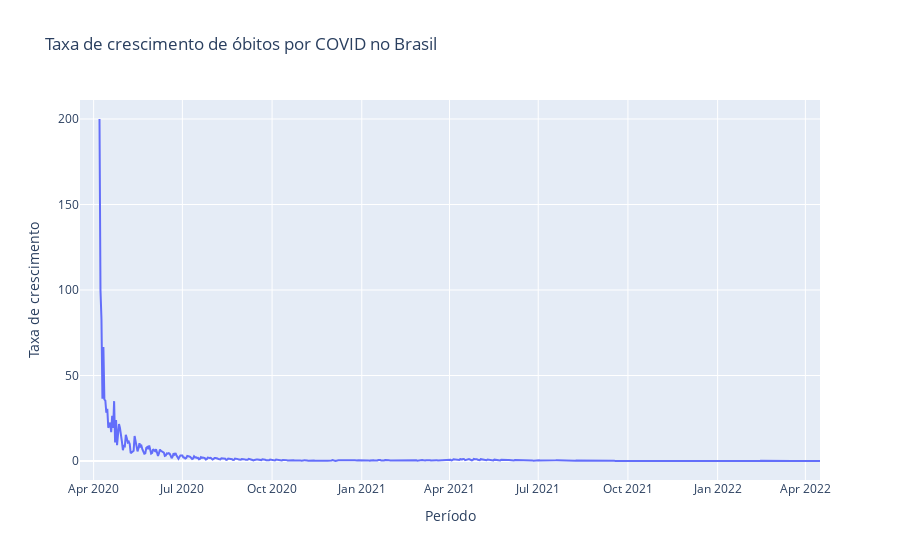

Here is the notebook cell this chart was saved with:
### Code cell
primeira_morte = brasil.date.loc[brasil.deaths > 0].min()
px.line(x=pd.date_range(primeira_morte, brasil.date.max())[1:],
        y=taxa_mortes_dia, title='Taxa de crescimento de óbitos por COVID no Brasil',
        labels={'y':'Taxa de crescimento', 'x':'Período'}
)

### Figure 1 — Plotly figure (JSON) as saved in the notebook; plotly's stock layout.template omitted (floating-point values rounded to 4 significant figures; data arrays with more than 128 entries replaced by an {"elided": "..."} marker saying what was removed)
{"data": [{"hovertemplate": "Período=%{x}<br>Taxa de crescimento=%{y}<extra></extra>", "legendgroup": "", "line": {"color": "#636efa", "dash": "solid"}, "marker": {"symbol": "circle"}, "mode": "lines", "name": "", "orientation": "v", "showlegend": false, "type": "scatter", "x": {"elided": "760 str values"}, "xaxis": "x", "y": {"elided": "760 float values"}, "yaxis": "y"}], "layout": {"legend": {"tracegroupgap": 0}, "title": {"text": "Taxa de crescimento de óbitos por COVID no Brasil"}, "xaxis": {"anchor": "y", "domain": [0, 1], "title": {"text": "Período"}}, "yaxis": {"anchor": "x", "domain": [0, 1], "title": {"text": "Taxa de crescimento"}}}}
